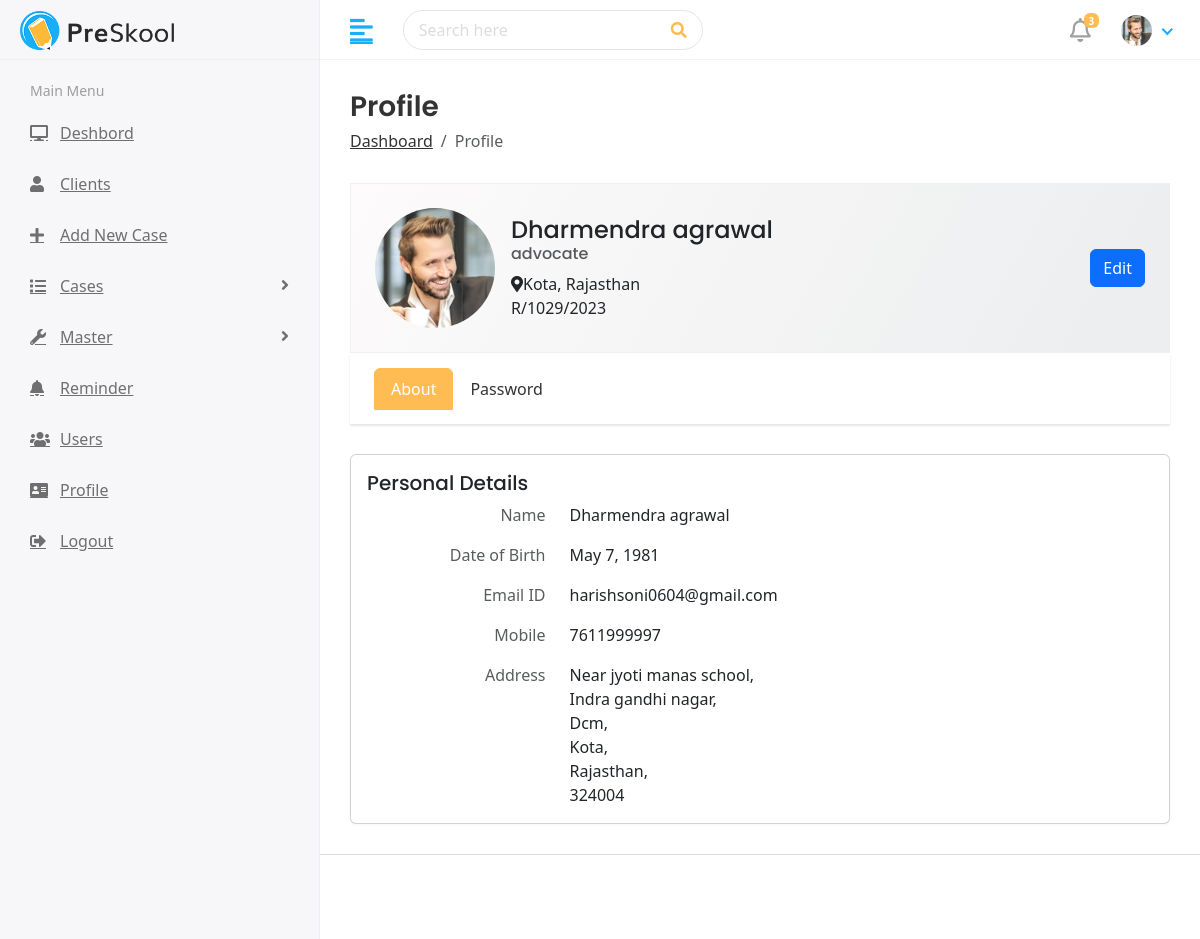
Page /profile (signed in) on the earlier database version.
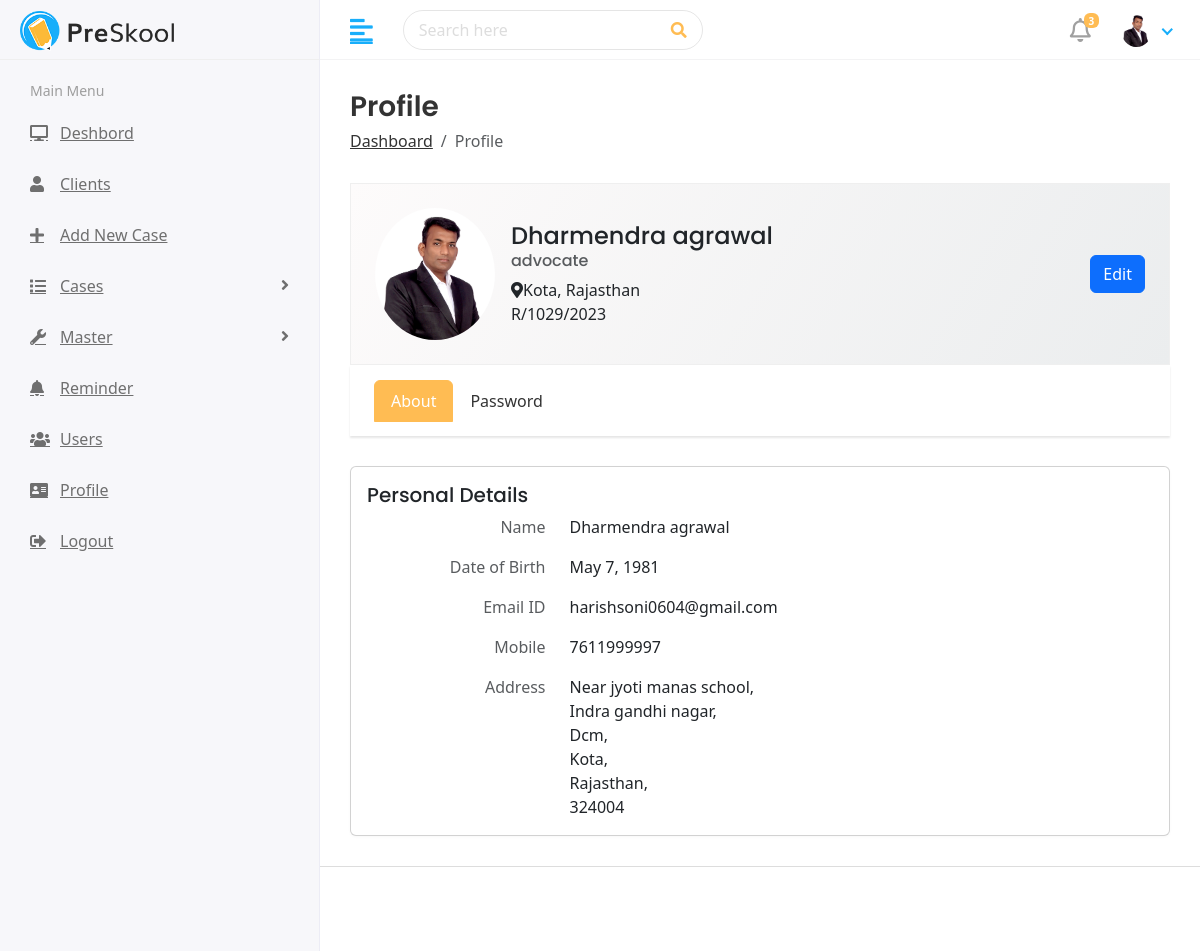
Same page on the later database version.
### v1/models.py (models this page shows)
class CustomUser(AbstractUser):
    username = None
    uid = models.UUIDField(default=uuid.uuid4, editable=False, unique=True)
    created_at = models.DateTimeField(auto_now_add=True)
    updated_at = models.DateTimeField(auto_now=True)
    phone_number = models.CharField(max_length=15, unique=True)
    profile_bio = models.TextField(max_length=500, blank=True, null=True)
    user_profile_image = models.ImageField(upload_to='media/profile_image', blank=True, null=True)
    email = models.EmailField(unique=True, blank=True, null=True)
    USERNAME_FIELD = 'phone_number'
    user_type_choices = (
        ('admin', 'admin'),
        ('advocate', 'advocate'),
        ('staff', 'staff'),
    )
    user_id = models.OneToOneField(User_ID, on_delete=models.CASCADE, blank=True, null=True)
    user_type = models.CharField(max_length=10, choices=user_type_choices, default='admin')
    user_name = models.CharField(max_length=100, blank=True, null=True)
    user_dob = models.DateField(blank=True,null=True)
    user_address1 = models.CharField(max_length=100, blank=True, null=True)
    user_address2 = models.CharField(max_length=100, blank=True, null=True)
    user_address3 = models.CharField(max_length=100, blank=True, null=True)
    user_state = models.ForeignKey(State, on_delete=models.CASCADE, blank=True, null= True)
    user_district = models.ForeignKey(District, on_delete=models.CASCADE, blank=True, null= True)
    user_district_pincode = models.IntegerField(blank=True, null=True)
    advocate_registration_number = models.CharField(max_length=100, blank=True, null=True)
    user_under_which_advocate = models.CharField(max_length=100, blank=True, null=True)
    is_phone_number_verified = models.BooleanField(default=False)
    is_email_verified = models.BooleanField(default=False)
    is_first_login = models.BooleanField(default=True)
    otp = models.CharField(max_length=6, blank=True, null=True)
    otp_created_at = models.DateTimeField(auto_now_add=True)
    email_token = models.CharField(max_length=200)
    email_token_created_at = models.DateTimeField(blank=True, null=True)
    last_login = models.DateTimeField(blank=True, null=True)
    REQUIRED_FIELDS = []
    objects = UserManager()

class District(models.Model):
    district = models.CharField(max_length=100,null=True, blank=True)
    state = models.ForeignKey(State, on_delete=models.CASCADE)
    def __str__(self):
        return self.district

class State(models.Model):
    state = models.CharField(max_length=100,null=True, blank=True)
    def __str__(self):
        return self.state

### advocatediary/views.py (the view)
# urls.py: path('profile', views.PROFILE, name='profile'),
@login_required(login_url = 'login')
def PROFILE(request):
    phonen_number = request.session.get('phone_number')
    return render(request, 'profile.html')

### templates/profile.html (shortened to what this page needs)
{% load static %}
<!DOCTYPE html>
<html lang="en">
   <head>
      <link rel="stylesheet" href="{% static 'assets/plugins/bootstrap/css/bootstrap.min.css' %}">
      <link rel="stylesheet" href="{% static 'assets/plugins/fontawesome/css/fontawesome.min.css' %}">
      <link rel="stylesheet" href="{% static 'assets/plugins/fontawesome/css/all.min.css' %}">
      <link rel="stylesheet" href="{% static 'assets/css/style.css' %}">
      <link href="https://cdn.jsdelivr.net/npm/bootstrap@5.3.3/dist/css/bootstrap.min.css" rel="stylesheet">
      <link href="https://getbootstrap.com/docs/5.3/assets/css/docs.css" rel="stylesheet">
   </head>
   <body>
         {% include 'header.html' %}
         {% include 'sidebar.html' %}
         <div class="page-wrapper">
            <div class="content container-fluid">
               <div class="page-header">
                  <div class="row">
                     <div class="col">
                        <h3 class="page-title">Profile</h3>
                        <ul class="breadcrumb">
                           <li class="breadcrumb-item"><a href="{% url 'adv_index' %}">Dashboard</a></li>
                           <li class="breadcrumb-item active">Profile</li>
                        </ul>
                     </div>
                  </div>
               </div>
               <div class="row">
                  <div class="col-md-12">
                     <div class="profile-header">
                        <div class="row align-items-center">
                           <div class="col-auto profile-image">
                                {% if user.user_profile_image == '' %}
                              <img class="rounded-circle" alt="User Image" src="{% static 'assets/img/profiles/no_image.png' %}">
                              {% else %}
                              <img class="rounded-circle" alt="User Image" src="/{{user.user_profile_image}}">
                              {% endif %}
                           </div>
                           <div class="col ml-md-n2 profile-user-info">
                              <h4 class="user-name mb-0">{{user.user_name}}</h4>
                              <h6 class="text-muted">{{user.user_type}}</h6>
                              <div class="user-Location"><i class="fas fa-map-marker-alt"></i>{{user.user_district}}, {{user.user_state}}</div>
                              <div class="about-text">{{user.advocate_registration_number}}</div>
                           </div>
                           <div class="col-auto profile-btn">
                              <a href="{% url 'profile_edit' %}" class="btn btn-primary">
                              Edit
                              </a>
                           </div>
                        </div>
                     </div>
                     <div class="profile-menu">
                        <ul class="nav nav-tabs nav-tabs-solid">
                           <li class="nav-item">
                              <a class="nav-link active" data-toggle="tab" href="#per_details_tab">About</a>
                           </li>
                           <li class="nav-item">
                              <a class="nav-link" data-toggle="tab" href="#password_tab">Password</a>
                           </li>
                        </ul>
                     </div>
                     <div class="tab-content profile-tab-cont">
                        <div class="tab-pane fade show active" id="per_details_tab">
                           <div class="row">
                              <div class="col-lg">
                                 <div class="card">
                                    <div class="card-body">
                                       <h5 class="card-title d-flex justify-content-between">
                                          <span>Personal Details</span>
                                       </h5>
                                       <div class="row">
                                          <p class="col-sm-3 text-muted text-sm-right mb-0 mb-sm-3">Name</p>
                                          <p class="col-sm-9">{{user.user_name}}</p>
                                       </div>
                                       <div class="row">
                                          <p class="col-sm-3 text-muted text-sm-right mb-0 mb-sm-3">Date of Birth</p>
                                          <p class="col-sm-9">{{user.user_dob}}</p>
                                       </div>
                                       <div class="row">
                                          <p class="col-sm-3 text-muted text-sm-right mb-0 mb-sm-3">Email ID</p>
                                          <p class="col-sm-9">{{user.email}}</p>
                                       </div>
                                       <div class="row">
                                          <p class="col-sm-3 text-muted text-sm-right mb-0 mb-sm-3">Mobile</p>
                                          <p class="col-sm-9">{{user.phone_number}}</p>
                                       </div>
                                       <div class="row">
                                          <p class="col-sm-3 text-muted text-sm-right mb-0">Address</p>
                                          <p class="col-sm-9 mb-0">{{user.user_address1}},<br>
                                             {{user.user_address2}},<br>
                                             {{user.user_address3}},<br>
                                             {{user.user_district}},<br>
                                             {{user.user_state}},<br>
                                             {{user.user_district_pincode}}
                                          </p>
                                       </div>
                                    </div>
                                 </div>
                              </div>
                           </div>
                        </div>
                     </div>
                  </div>
               </div>
            </div>
         </div>
            {% include 'footer.html' %}
   </body>
</html>

### templates/header.html (shortened to what this page needs)
{% load static %}
<div class="header">
    <div class="header-left">
       <a href="{% url 'adv_index' %}" class="logo">
       <img src="{% static 'assets/img/logo.png' %}" alt="Logo">
       </a>
    </div>
    <a href="javascript:void(0);" id="toggle_btn">
    <i class="fas fa-align-left"></i>
    </a>
    <div class="top-nav-search">
       <form>
          <input type="text" class="form-control" placeholder="Search here">
          <button class="btn" type="submit"><i class="fas fa-search"></i></button>
       </form>
    </div>
    <ul class="nav user-menu">
       <li class="nav-item dropdown noti-dropdown">
          <a href="#" class="dropdown-toggle nav-link" data-toggle="dropdown">
          <i class="far fa-bell"></i> <span class="badge badge-pill">3</span>
          </a>
       </li>
       <li class="nav-item dropdown has-arrow">
          <a href="#" class="dropdown-toggle nav-link" data-toggle="dropdown">
          <span class="user-img"><img class="rounded-circle" src="/{{request.user.user_profile_image}}" width="31" alt="Ryan Taylor"></span>
          </a>
       </li>
    </ul>
 </div>

### templates/sidebar.html (shortened to what this page needs)
<div class="sidebar" id="sidebar">
    <div class="sidebar-inner slimscroll">
       <div id="sidebar-menu" class="sidebar-menu">
          <ul>
             <li class="menu-title">
                <span>Main Menu</span>
             </li>
             <li>
                <a href="{% url 'adv_index' %}"><i class="fa fa-desktop"></i> <span>Deshbord</span></a>
             </li>
             <li>
                <a href="{% url 'allclients' %}"><i class="fa fa-user"></i> <span>Clients</span></a>
             </li>
             <li>
                <a href="{% url 'newcase' %}"><i class="fa fa-plus"></i> <span>Add New Case</span></a>
             </li>
             <li class="submenu">
                <a href="#"><i class="fa fa-list"></i> <span> Cases</span> <span class="menu-arrow"></span></a>
             </li>
             <li class="submenu">
                <a href="#"><i class="fa fa-wrench"></i> <span> Master</span> <span class="menu-arrow"></span></a>
             </li>
             <li>
                <a href="#"><i class="fas fa-bell"></i> <span>Reminder</span></a>
             </li>
             <li>
                <a href="#"><i class="fas fa-users"></i> <span>Users</span></a>
             </li>
             <li>
                <a href="#"><i class="fas fa-address-card"></i> <span>Profile</span></a>
             </li>
             <li>
                <a href="#"><i class="fa fa-sign-out-alt"></i> <span>Logout</span></a>
             </li>
          </ul>
       </div>
    </div>
 </div>

### templates/footer.html
<footer>
    <p>Copyright © 2020 Dreamguys.</p>
 </footer>

Differences in the rows shown:
changed CustomUser "Dharmendra agrawal": user.user_profile_image: a different picture; user_profile_image: a different picture
